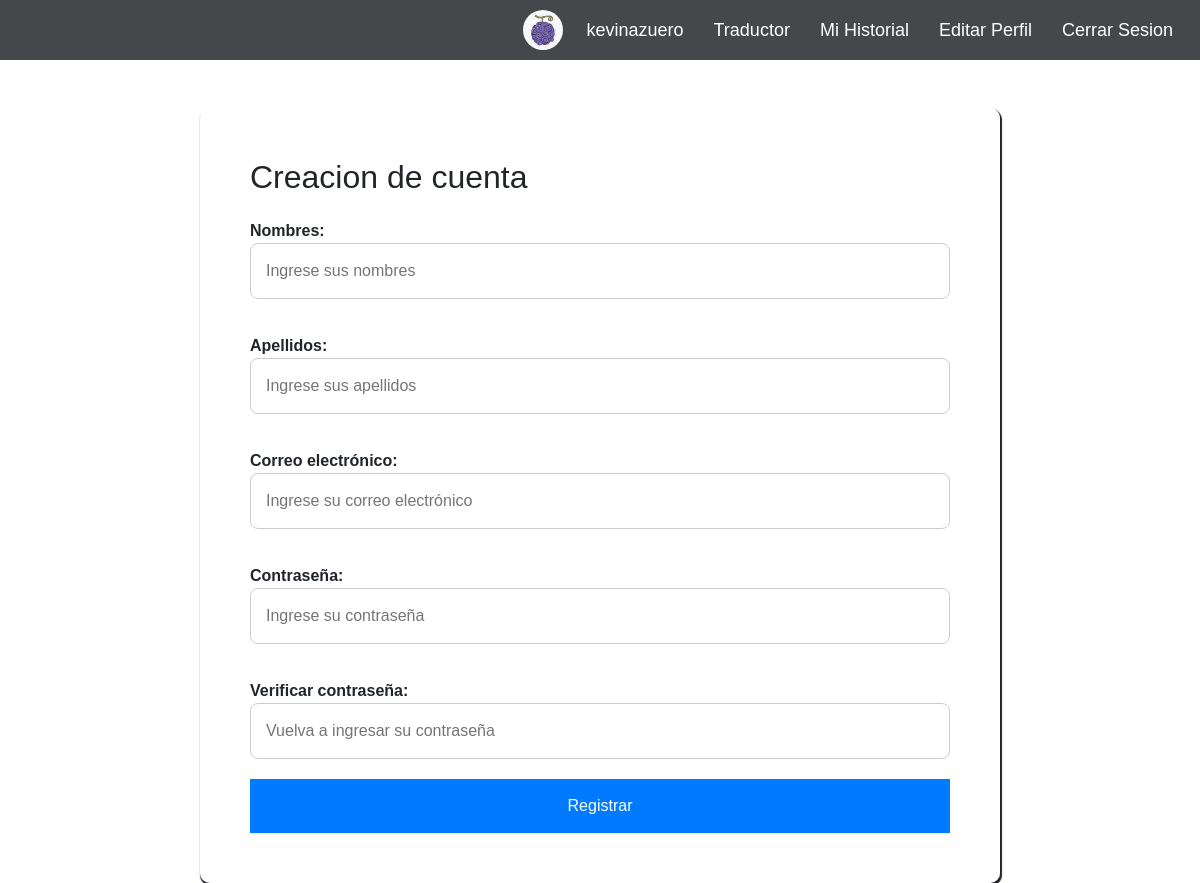
Page /core/registrar/ (signed in) on the committed database.
### core/models.py (models this page shows)
class User(AbstractUser):
    image = models.ImageField(
        verbose_name='Archivo de imagen',
        upload_to='users',
        max_length=1024,
        blank=True,
        null=True
    )
    class Meta:
        verbose_name = "Usuario"
        verbose_name_plural = "Usuarios"
    def get_image_url(self):
        return utils.get_image(self.image)

### core/views/account.py (the view)
# urls.py: path('registrar/', account.register, name='registrar'),
def register(request):
    if request.method == 'POST':
        if request.POST.get('password1') == request.POST.get('password2'):
            try:
                new_user_name = generate_unique_username(request.POST.get('nombres'))
                user = User.objects.create_user(username=new_user_name,
                                                first_name=request.POST.get('nombres'),
                                                last_name=request.POST.get('apellidos'),
                                                email=request.POST.get('email'),
                                                password=request.POST.get('password1'))
                user.save()
                user = authenticate(request, username=new_user_name, password=request.POST.get('password1') )
                if user is not None:
                    login(request, user)
                    return redirect('core:inicio')
                else: return HttpResponse("La autenticación falló después de crear el usuario.")
            except IntegrityError:
                return render(request, 'signup.html', {'error': 'Este usuario ya existe.','enlace': 'login', 'options': 'Iniciar sesion'})
            except Exception as e:
                return HttpResponse('Error: {}'.format(str(e)))
        else:
            return render(request, 'signup.html', {'enlace': 'login', 'options': 'Iniciar sesion', 'error': 'Las contraseñas no coinciden.'})
    else:
        return render(request, 'signup.html', {'enlace': 'login', 'options': 'Iniciar sesion'})

### traductor/utils.py (called while the page is built)
def get_image(image):
    if image:
        return '{}{}'.format(settings.MEDIA_URL, image)
    return '/static/img/empty.jpeg'

### templates/signup.html (shortened to what this page needs)
{% extends "Base_form.html" %}
{% block Formulario_content %}
{% load crispy_forms_tags %}
    <div id="container1" class="container">
        <h2>Creacion de cuenta</h2>
        <form method="post" action="{% url 'core:registrar' %}">
            <div class="form-group">
                <label for="email">Nombres:</label>
                <input type="text" id="nombres" name="nombres" placeholder="Ingrese sus nombres" required>
            </div>
            <div class="form-group">
                <label for="password">Apellidos:</label>
                <input type="text" id="apellidos" name="apellidos" placeholder="Ingrese sus apellidos" required>
            </div>
            <div class="form-group">
                <label for="email">Correo electrónico:</label>
                <input type="email" id="email" name="email" placeholder="Ingrese su correo electrónico"  required>
            </div>
            <div class="form-group">
                <label for="password">Contraseña:</label>
                <input type="password" id="password" name="password1" placeholder="Ingrese su contraseña" pattern="(?=.*[a-zA-Z])(?=.*\d).{8,}" title="La contraseña debe tener al menos 8 caracteres, incluir al menos una letra y al menos un número" required>
            </div>
            <div class="form-group">
                <label for="password">Verificar contraseña:</label>
                <input type="password" id="password2" name="password2" placeholder="Vuelva a ingresar su contraseña" pattern="(?=.*[a-zA-Z])(?=.*\d).{8,}" title="La contraseña debe tener al menos 8 caracteres, incluir al menos una letra y al menos un número" required>
            </div>
            <button class="envio" type="submit">Registrar</button>
        </form>
    </div>
{% endblock %}

### templates/Base_form.html (shortened to what this page needs)
<!DOCTYPE html>
<html lang="en">
<head>
    {% load static %}
    <link href="https://cdn.jsdelivr.net/npm/bootstrap@5.3.3/dist/css/bootstrap.min.css" rel="stylesheet"
>
    <link rel="stylesheet" href="{% static 'css/login.css' %}">
    <link rel="stylesheet" href="{% static 'css/inicio.css' %}">
    <link rel="stylesheet" href="{% static 'css/historial.css' %}">
    <link href="https://stackpath.bootstrapcdn.com/bootstrap/5.3.0/css/bootstrap.min.css" rel="stylesheet">
    <link href="https://cdn.jsdelivr.net/npm/bootstrap-icons@1.8.0/font/bootstrap-icons.css" rel="stylesheet">
</head>
<body>
        {% if user.is_authenticated %}
        <nav class="">
            <div class="Menu-options">
                <div class="user-info">
                    <img src="{{user.get_image_url}}" alt="Imagen de perfil">
                </div>
                <span class="link-create"> {{user.username}}</span>
                <a href="{% url 'core:inicio' %}" class="link-create">  Traductor </a>
                <a href="{% url 'core:historial' %}" class="link-create">  Mi Historial</a>
                <a href="{% url 'core:editar' %}" class="link-create">  Editar Perfil</a>
                <a href="{% url 'core:salir' %}" class="link-create">  Cerrar Sesion</a>
            </div>
        </nav>
        {% else %}
            <nav class="">
                <div class="Menu-options">
                    <a href="{% url enlace %}" class="link-create">{{ options }}</a>
                </div>
            </nav>
        {% endif %}
        {% block Formulario_content %}
        {% endblock  %}
</body>
</html>

### static/css/login.css (style rules this page uses)
* { padding: 0; margin: 0; font-family: Arial, Helvetica, sans-serif; }
body { background-color: #FCFCFC; }
.Menu-options { background-color: #45474A; height: 60px; display: flex; align-items: center; justify-content: flex-end; margin-bottom: 4%; }
.Menu-options a { text-decoration: none; }
.link-create { font-size: 18px; margin-right: 2%; color: white; transition: 0.5s; border-radius: 3px; padding: 3px; outline: none; }
#container1 { background-color: rgba(255, 255, 255, 0.5); backdrop-filter: blur(10px); border-radius: 10px; padding: 20px; box-shadow: 1px 2px 1px 1px; max-width: 800px; margin: 0 auto; padding: 50px; }
h2 { font-family: oblique bold 120% cursive; }
form { width: 100%; }
.form-group { margin-bottom: 20px; }
label { margin-top: 15px; font-weight: bold; }
input[type="email"], input[type="text"], input[type="password"],input { width: 100%; padding: 15px; border: 1px solid #ccc; border-radius: 8px; font-size: 16px; }
button { margin-top: 20px; width: 100%; padding: 15px; background-color: #007bff; color: #fff; border: none; border-radius: 8px; cursor: pointer; }

### static/css/inicio.css (style rules this page uses)
.user-info img { width: 40px; height: 40px; border-radius: 50%; margin-right: 20px; }

### rows in the picture
User: get_image_url (picture), username "kevinazuero"
